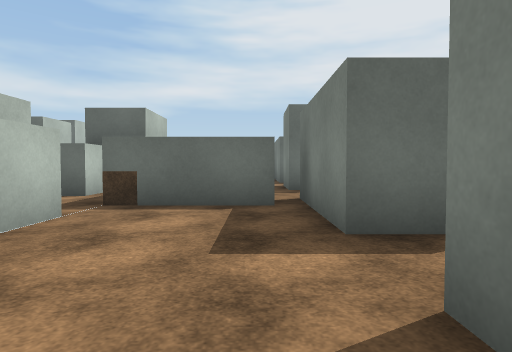
[1] (above)

17 first-person views from a walk through a Unity game level. The camera is 1.2 m above the floor, tilts 2° down and sees 75° across. The floor is counted in squares, 2 m on a side. Each view is taken from the middle of a square. On the plan, view 1 faces up. The plan holds only what a view shows up to about 10 squares ahead; the rest is blank. The place goes on beyond the plan. The player is left out. Surface patterns are stand-ins for the level's own textures.

[2]
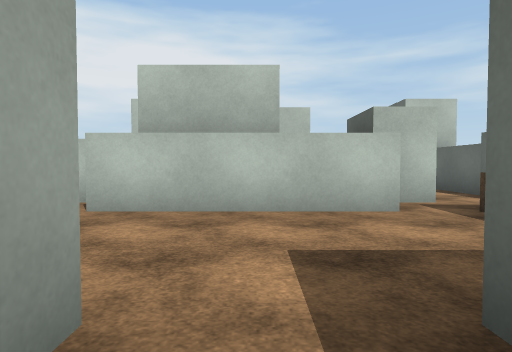

[3]
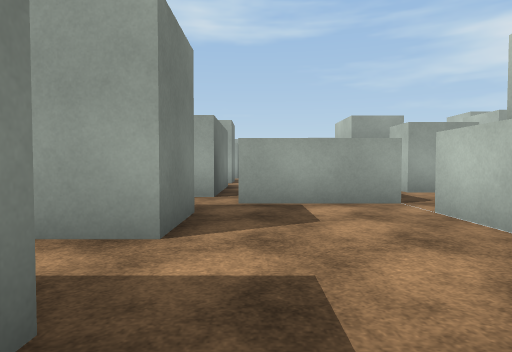

[4]
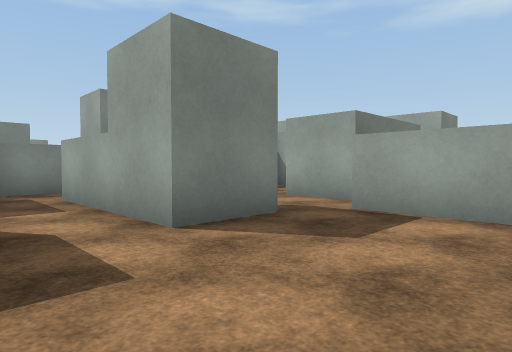

[5]
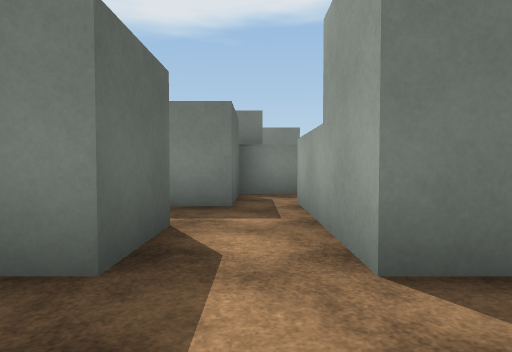

[6]
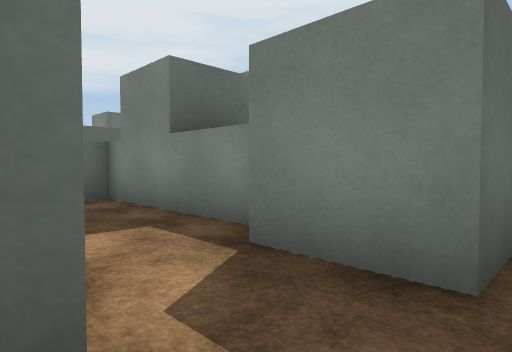

[7]
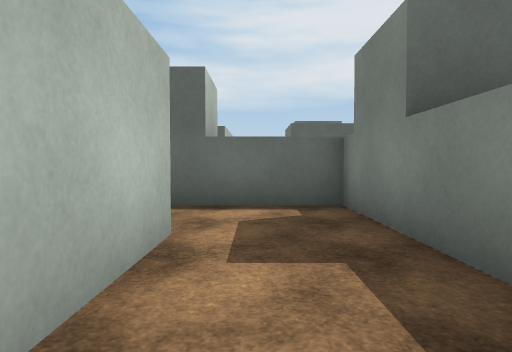

[8]
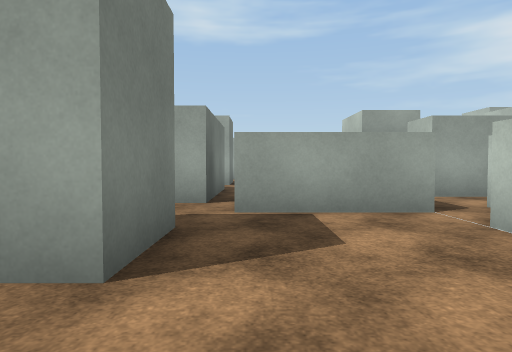

[9]
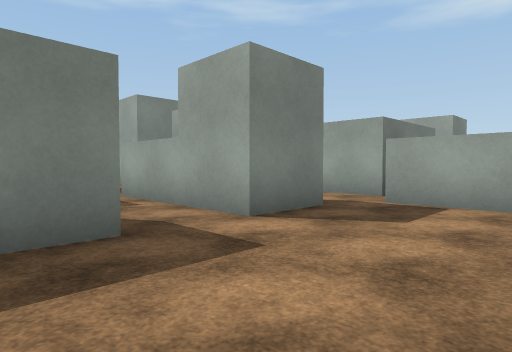

[10]
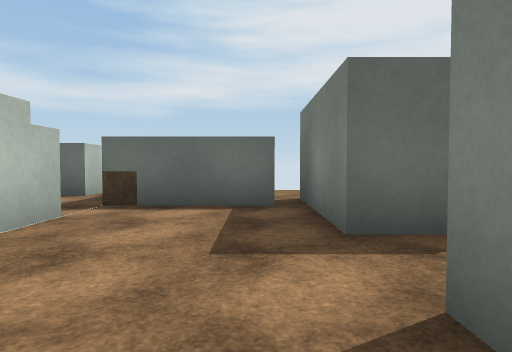

[11]
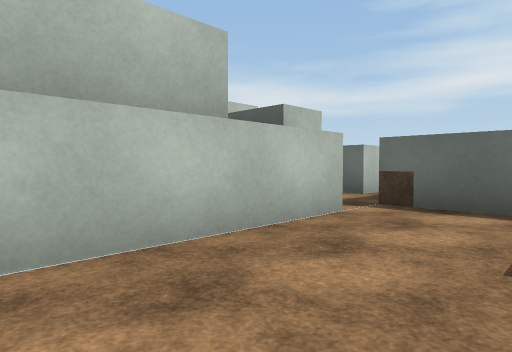

[12]
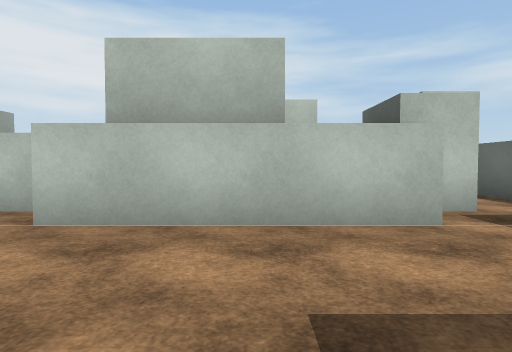

[13]
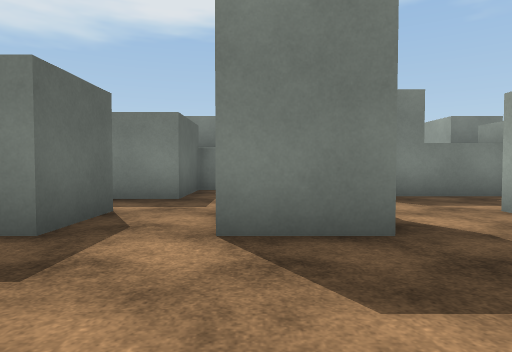

[14]
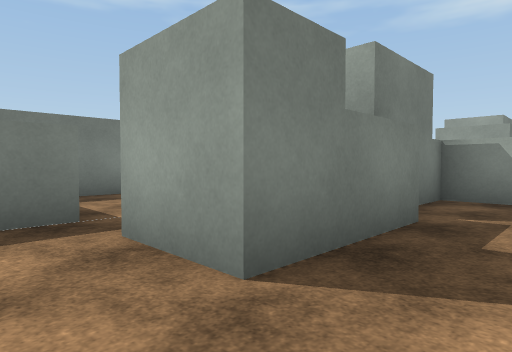

[15]
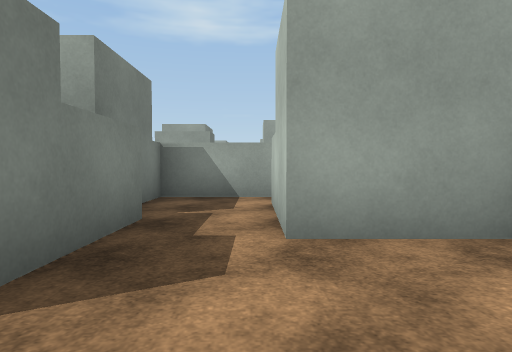

[16]
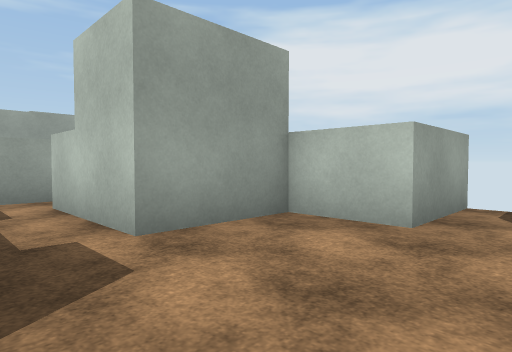

[17]
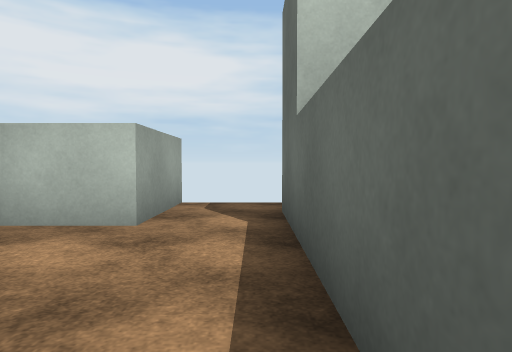

### Floor plan
Points are (right, up) in squares from view 1. A wall is a line through its corners. A room is listed if a view was taken in it or the views show most of it. See-through windows are left out.
Room 1 (views 1, 2, 3, 4, 5, 6)
walls: (-2.2, 3.9) (-2.2, -0.2); (0.8, -0.2) (0.8, 1.3) (2.5, 1.3); (0.4, 4.8) (-2.2, 4.8); (-2.2, -1.1) (0.4, -1.1); (2.4, 2.8) (0.8, 2.8) (0.8, 5.8)
ways out: opening at (1.5, 2) to room 2; opening at (-3, 4) to room 5
Room 2 (view 7)
walls: (4.3, 4.2) (4.3, 7.8) (2.5, 7.8); (0.8, 5.8) (2.3, 5.8) (2.3, 3.9); (3.8, 2.3) (3.8, 3.9); (2.5, 1.3) (4.4, 1.3)
ways out: opening at (1.5, 2) to room 1; opening at (1.5, 7) to room 3; opening at (4, 2)
Room 3 (views 8, 9, 10, 11, 12, 13)
walls: (2.5, 7.8) (0.8, 7.8) (0.8, 9.3) (2.5, 9.3); (2.4, 10.8) (0.8, 10.8) (0.8, 13.9); (-2.2, 6.8) (0.4, 6.8); (-2.2, 11.9) (-2.2, 7.8); (0.4, 12.8) (-2.2, 12.8)
ways out: opening at (1.5, 7) to room 2; opening at (-2, 7) to room 5; opening at (-2, 12); opening at (1.5, 10)
Room 4 (views 14, 15, 16, 17)
walls: (-4.7, 2.2) (-4.7, 4.8) (-3.2, 4.8); (-10.2, 4.8) (-8.2, 4.8) (-8.2, 3.3) (-6.2, 3.3) (-6.2, 0.8); (-6.5, -0.1) (-4.2, -0.1) (-4.2, 0.9); (-3.2, 6.3) (-9.2, 6.3)
ways out: opening at (-4, 5.5) to room 5
Room 5 (no view inside)
walls: (-3.2, 4.8) (-3.2, 4.2); (-3.2, 7.2) (-3.2, 6.3); (-2.2, 4.8) (-2.2, 5.6)
ways out: opening at (-3, 4) to room 1; opening at (-2, 7) to room 3; opening at (-4, 5.5) to room 4

Where each view was taken, in squares from view 1:
view 1: 0 up, 0 right, facing up
view 2: 2 up, 2 right, facing left
view 3: 4 up, 0 right, facing down
view 4: 3 up, 2 left, facing down-right
view 5: 2 up, 1 left, facing right
view 6: 2 up, 2 right, facing up-right
view 7: 3 up, 3 right, facing up
view 8: 11 up, 0 right, facing down
view 9: 12 up, 2 left, facing down-right
view 10: 8 up, 0 right, facing up
view 11: 8 up, 0 right, facing up-left
view 12: 10 up, 1 right, facing left
view 13: 9 up, 2 left, facing right
view 14: 6 up, 6 left, facing down-right
view 15: 6 up, 6 left, facing down
view 16: 6 up, 5 left, facing down-left
view 17: 6 up, 5 left, facing left
